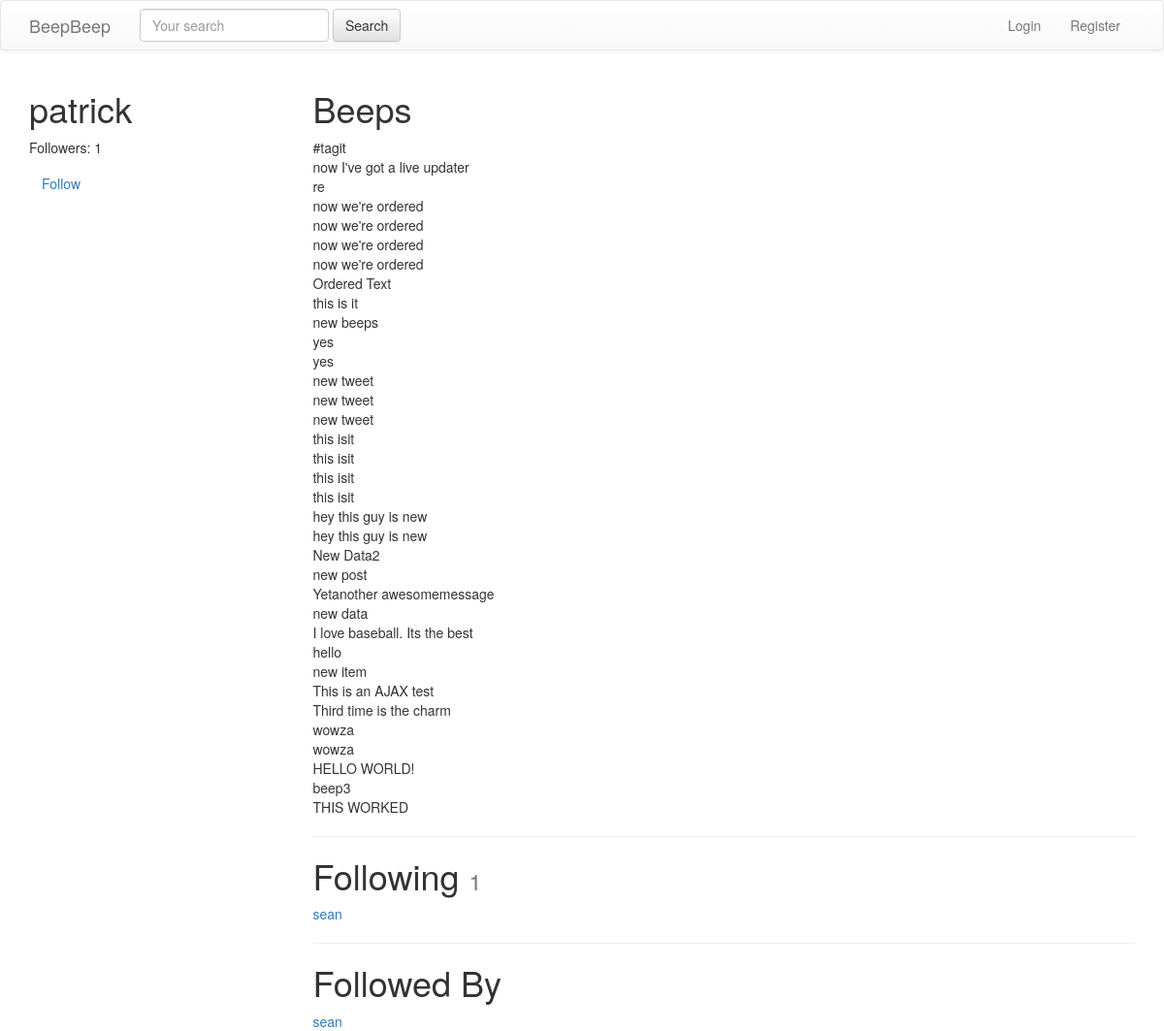
The app's page /patrick/ (signed in), older data.
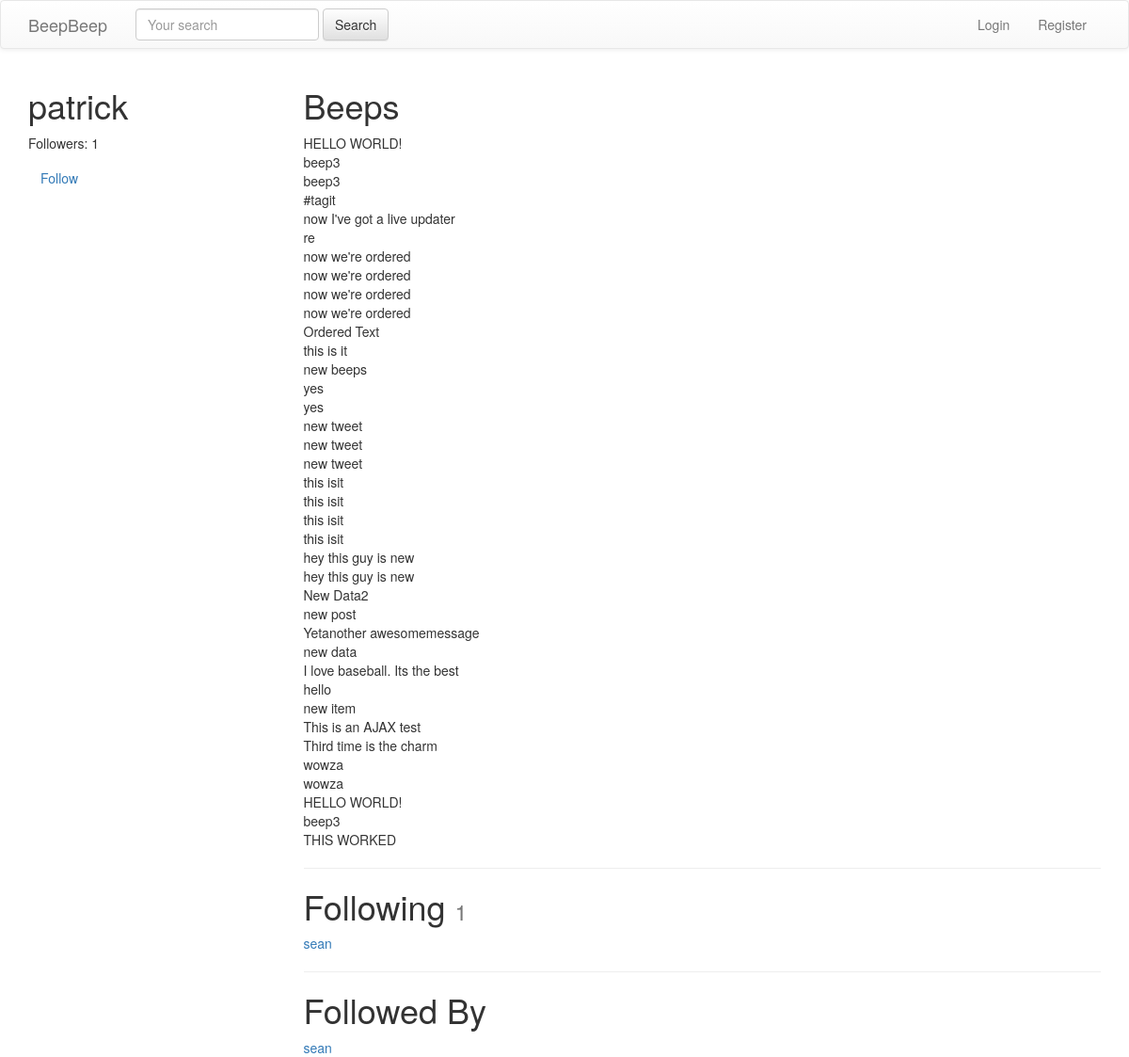
The same page, newer data.
### beeps/models.py (models this page shows, shortened)
class Beep(models.Model):
    parent = models.ForeignKey(
        'self', blank=True, null=True, on_delete=models.CASCADE)
    user = models.ForeignKey(settings.AUTH_USER_MODEL,
                             on_delete=models.CASCADE)
    content = models.CharField(max_length=140)
    liked = models.ManyToManyField(settings.AUTH_USER_MODEL, blank=True, related_name='liked')
    updated = models.DateTimeField(auto_now=True)
    timestamp = models.DateTimeField(auto_now_add=True)
    objects = BeepManager()
    def __str__(self):
        return str(self.content)
    class Meta:
        ordering = ['-timestamp']

### accounts/models.py (models this page shows, shortened)
class UserProfile(models.Model):
    user = models.OneToOneField(
        settings.AUTH_USER_MODEL, related_name='profile', on_delete=models.CASCADE)  # user.profile
    following = models.ManyToManyField(
        settings.AUTH_USER_MODEL, blank=True, related_name='followed_by')
    objects = UserProfileManager()  # UserProfile.objects.all()
    def get_following(self):
        users = self.following.all()
        return users.exclude(username=self.user.username)
    def get_follow_url(self):
        return reverse_lazy("profiles:follow", kwargs={"username": self.user.username})

### accounts/views.py (the view)
# urls.py: url(r'^(?P<username>[\w.@+-]+)/$', UserDetailView.as_view(), name='detail'), # /tweet/1/
class UserDetailView(DetailView):
    template_name = 'accounts/user_detail.html'
    queryset = User.objects.all()
    def get_object(self):
        return get_object_or_404(
                    User,
                    username__iexact=self.kwargs.get("username")
                    )
    def get_context_data(self, *args, **kwargs):
        context = super(UserDetailView, self).get_context_data(*args, **kwargs)
        following = UserProfile.objects.is_following(self.request.user, self.get_object())
        return context

### accounts/models.py (called while the page is built)
    def all(self):
        qs = self.get_queryset().all()
        try:
            if self.instance:
                qs = qs.exclude(user=self.instance)
        except:
            pass
        return qs

    def is_following(self, user, followed_by_user):
        user_profile, created = UserProfile.objects.get_or_create(user=user)
        if created:
            return False
        if followed_by_user in user_profile.following.all():
            return True
        return False

### accounts/templates/accounts/user_detail.html
{% extends "base.html" %} {% block content %}
<div class='row'>
    <div class='col-sm-3 col-xs-12'>
        <h1>{{ object.username }} </h1>
        <p>Followers: {{ object.followed_by.all.count }}</p>
        <p>
            <a class='btn btn-link' href='{{ object.profile.get_follow_url }}'>
                {% if following %}Unfollow{% else %}Follow{% endif %}
            </a>
        </p>
    </div>
    <div class='col-sm-9 col-xs-12'>
        <h1>Beeps</h1>
        {% for beep in object.beep_set.all %} {{ beep }}
        <br/> {% endfor %}
        <hr/>
        <h1>Following
            <small>{{ object.profile.get_following.count }}</small>
        </h1>
        {% for user in object.profile.get_following %}
        <a href='/{{ user.username }}'>{{ user.username }}</a>
        <br/> {% empty %}
        <h4>Not following any users</h4>
        {% endfor %}
        <hr/>
        <h1>Followed By</h1>
        {% for profile in object.followed_by.all %}
        <a href='/{{ profile.user.username }}'>{{ profile.user.username }}</a>
        <br/> {% empty %}
        <h4>Not followed by any users</h4>
        {% endfor %}
    </div>
</div>
{% endblock content %}

Row changes from the older to the newer data that the page shows:
added Beep: content "HELLO WORLD!"
added Beep: content "beep3"
added Beep: content "beep3"
